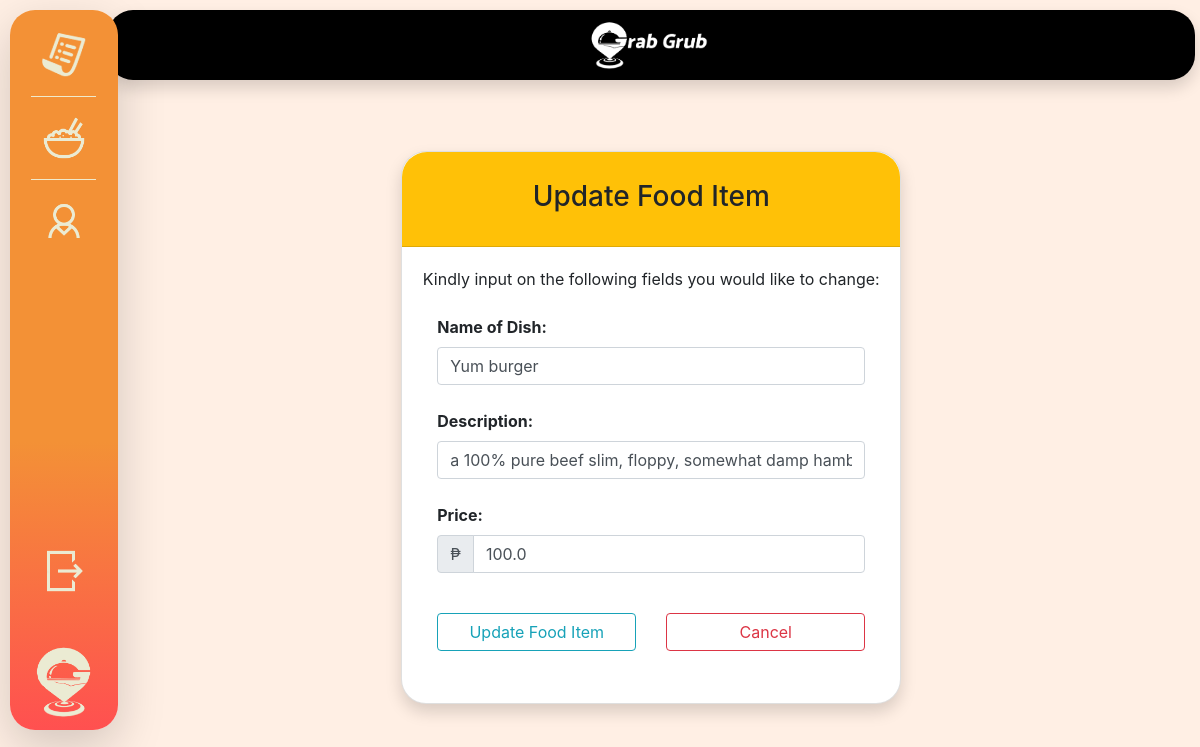
Page /update_food_item/1 on the earlier database version.
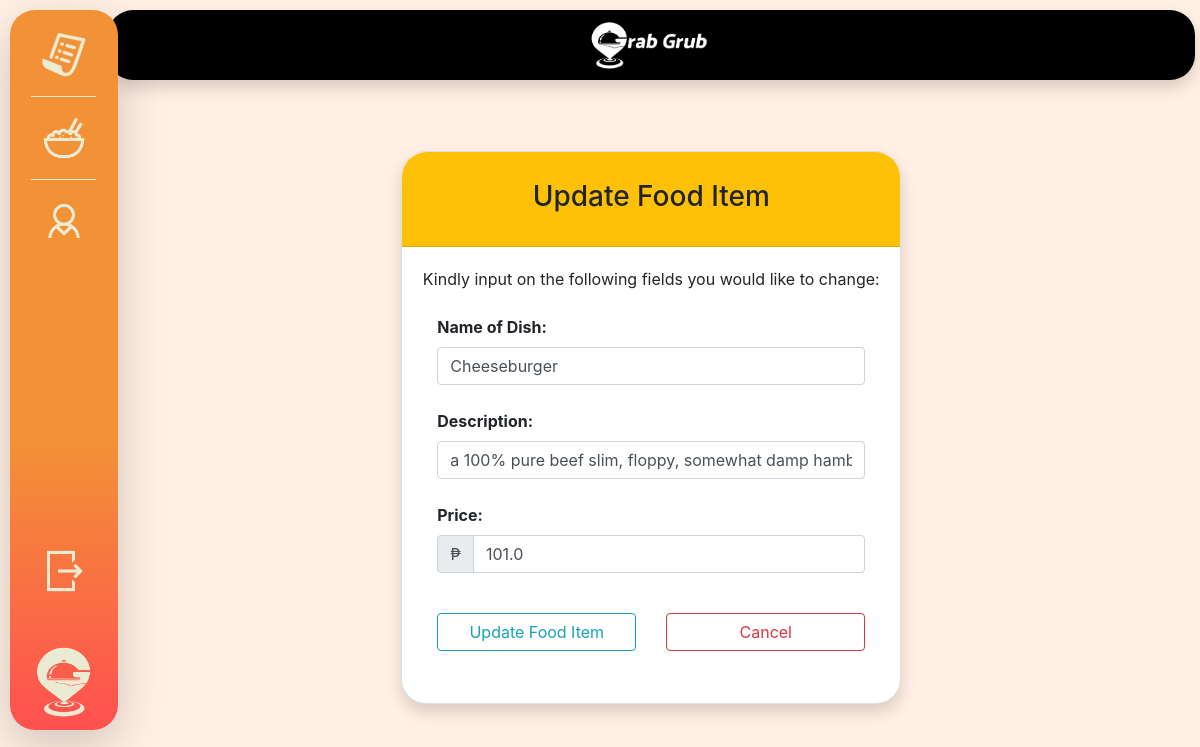
Same page on the later database version.
### Kiosk/models.py (models this page shows, shortened)
class Food(models.Model):
    name = models.CharField(max_length=300)
    description = models.CharField(max_length=300)
    price = models.FloatField()
    created_at = models.DateTimeField(blank=True, null=True)
    objects = models.Manager()

### Kiosk/views.py (the view)
# urls.py: path('update_food_item/<int:pk>', views.update_food_item, name="update_food_item"),
def update_food_item(request, pk):
    if(request.method == "POST"):
        name = request.POST.get("name")
        description = request.POST.get("description")
        price = request.POST.get("price")
        namelower = name.lower()
        flist = Food.objects.filter()
        flistlower = []
        for fobject in flist:
            fobjectlower = fobject.getName().lower()
            flistlower.append(fobjectlower)
        oldFood = get_object_or_404(Food, pk=pk)
        if(namelower == oldFood.getName().lower()):
            if(description == oldFood.getDesc() and price == str(oldFood.getPrice())):
                f = get_object_or_404(Food, pk=pk)
                messages.error(request, 'Supplied details are identical')
                return render(request, "Kiosk/update_food_item.html", {'f':f})
            else:
                Food.objects.filter(pk=pk).update(description=description, price=price)
                messages.info(request, "Successfully updated food item")
                return redirect('view_food_items')
        elif(namelower in flistlower):
            f = get_object_or_404(Food, pk=pk)
            messages.error(request, 'Food item already exists')
            return render(request, "Kiosk/update_food_item.html", {'f':f})
        else:
            Food.objects.filter(pk=pk).update(name=name, description=description, price=price)
            messages.info(request, 'Successfully updated food item')
            return redirect('view_food_items')
    else:
        f = get_object_or_404(Food, pk=pk)
        return render(request, "Kiosk/update_food_item.html", {'f':f})

### Kiosk/templates/Kiosk/update_food_item.html (shortened to what this page needs)
{% extends 'Kiosk/base.html' %}
{% load static %}
        {% block content %}
        <div class="card shadow" style="width:500px; border-radius: 25px;">
            <div class="card-header bg-warning text-center" style="border-top-left-radius: 25px; border-top-right-radius:25px;">
                <div class="row card-title justify-content-center">
                    <h3 class="mt-3">Update Food Item</h3>
                </div>
            </div>
            <div class="card-body">
                <div class="row">
                    <div class="col mb-3">
                        <div class="text-center">
                            Kindly input on the following fields you would like to change:
                        </div>
                        <br>
                        <form action="{% url 'update_food_item' pk=f.pk %}" method="POST"> {% csrf_token %}
                            <div class="col">
                            <label for="name"> <b>Name of Dish:</b> </label>
                            <input type="text" name="name" id="name" class="w-100 form-control" value="{{f.name}}" required>
                            <br>
                            <label for="description"> <b> Description: </b> </label>
                            <input type="text" name="description" id="description" class="w-100 form-control" value="{{f.description}}" required>
                            <br>
                            <label for="price"> <b> Price: </b> </label>
                            <div class="input-group mb-3">
                                <div class="input-group-prepend">
                                    <span class="input-group-text">₱</span>
                                </div>
                                <input type="number" name="price" id="price" class="w-75 form-control" value="{{f.price}}" required min=0 step=0.01>
                            </div>
                            <br>
                            <div class="row justify-content-center">
                                <div class="col-6">
                                    <input type="submit" value="Update Food Item" class="btn btn-outline-info w-100">
                                </div>
                                <div class="col-6">
                                    <a href="{% url 'view_food_items' %}" class="btn btn-outline-danger w-100">Cancel</a>
                                </div>
                            </div>
                        </form>
                    </div>
                </div>
            </div>
        </div>
        {% endblock %}

Differences in the rows shown:
changed Food: name "Yum burger" → "Cheeseburger"; price "100.0" → "101.0"
